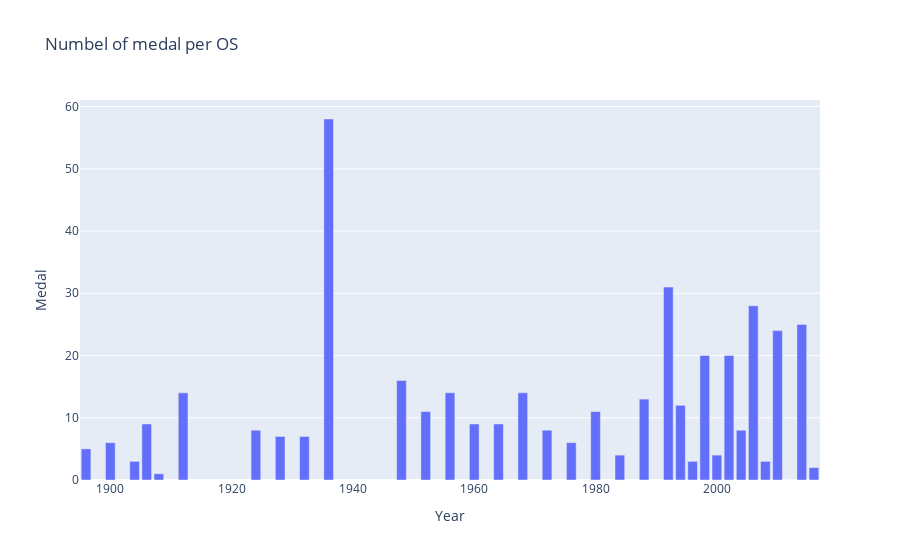

Notebook code for this chart:
### Code cell
year_medal = os_Austria.groupby("Year")["Medal"].count().reset_index()
fig = px.bar(year_medal, x="Year",y="Medal", title = "Numbel of medal per OS")
fig.show()

### Figure 1 — Plotly figure (JSON) as saved in the notebook; plotly's stock layout.template omitted (floating-point values rounded to 4 significant figures)
{"data": [{"hovertemplate": "Year=%{x}<br>Medal=%{y}<extra></extra>", "legendgroup": "", "marker": {"color": "#636efa", "pattern": {"shape": ""}}, "name": "", "orientation": "v", "showlegend": false, "textposition": "auto", "type": "bar", "x": [1896, 1900, 1904, 1906, 1908, 1912, 1924, 1928, 1932, 1936, 1948, 1952, 1956, 1960, 1964, 1968, 1972, 1976, 1980, 1984, 1988, 1992, 1994, 1996, 1998, 2000, 2002, 2004, 2006, 2008, 2010, 2012, 2014, 2016], "xaxis": "x", "y": [5, 6, 3, 9, 1, 14, 8, 7, 7, 58, 16, 11, 14, 9, 9, 14, 8, 6, 11, 4, 13, 31, 12, 3, 20, 4, 20, 8, 28, 3, 24, 0, 25, 2], "yaxis": "y"}], "layout": {"barmode": "relative", "legend": {"tracegroupgap": 0}, "title": {"text": "Numbel of medal per OS"}, "xaxis": {"anchor": "y", "domain": [0, 1], "title": {"text": "Year"}}, "yaxis": {"anchor": "x", "domain": [0, 1], "title": {"text": "Medal"}}}}
